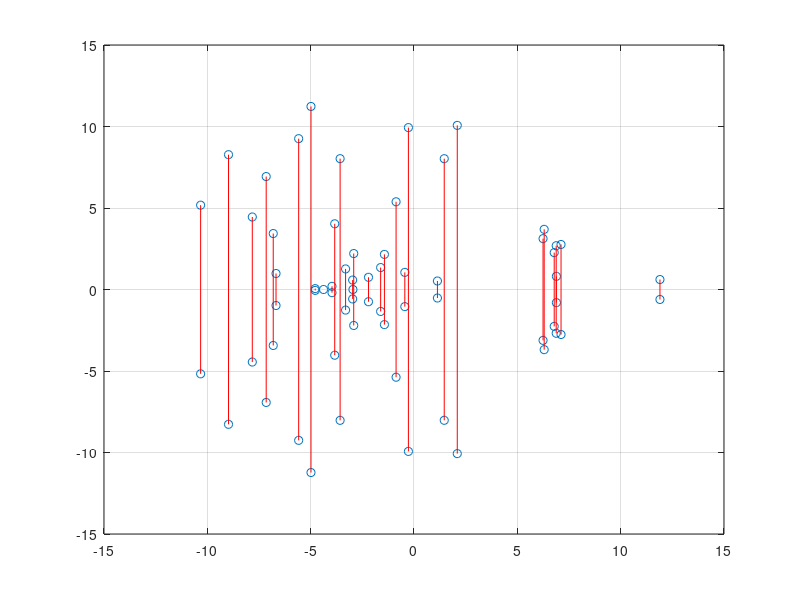

This chart was generated by the following MATLAB code:
%% This example demonstrates the pair-wise conjugate of DFT (此範例展示實數訊號之 DFT 係數的共軛性)

N=64;			% Length of vector
x=randn(N, 1);
z=fft(x);
plot(z, 'o'); grid on
%compass(z);
% Connect conjugate pairs (將上下對稱的共軛點連起來)
for i=2:N/2+1
	twoPoint=z([i, N-i+2]);
	line(real(twoPoint), imag(twoPoint), 'color', 'r');
end